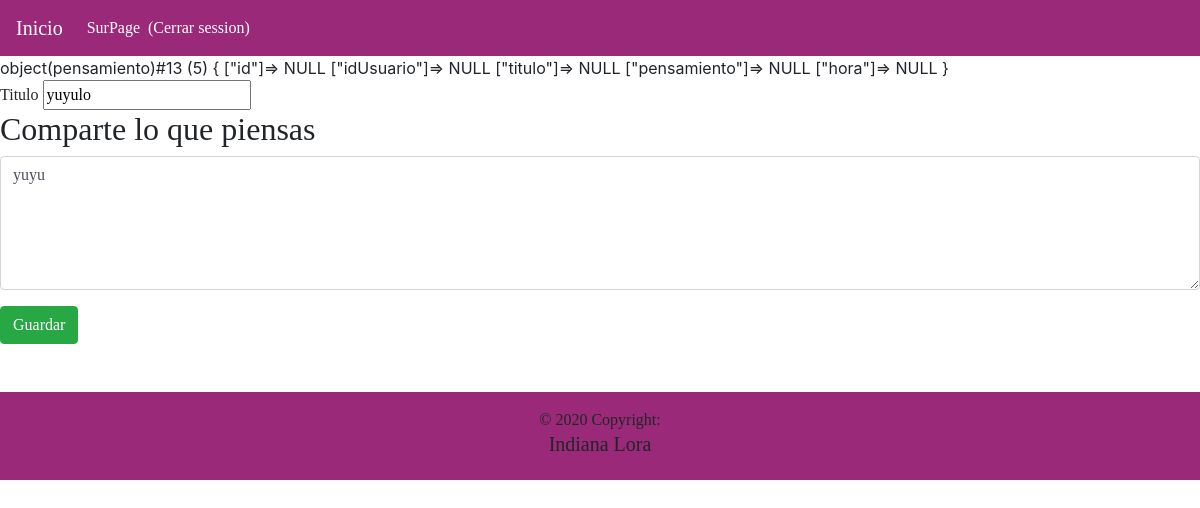
The page /editar.php on the database as committed earlier.
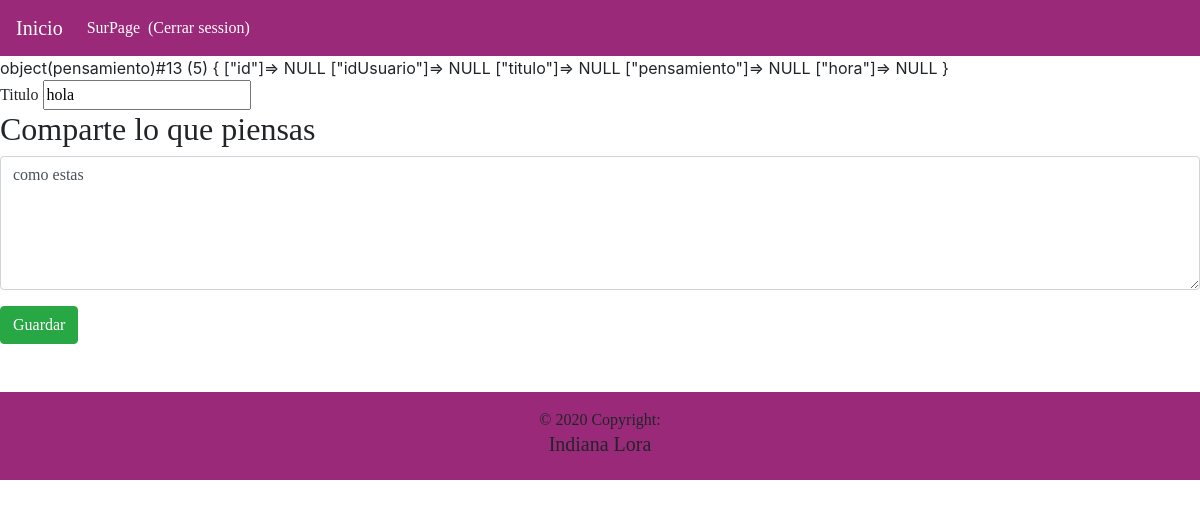
The same page on the database as committed later.
### tables this page shows
CREATE TABLE `publicaciones` (
  `idUsuario` int(100) NOT NULL,
  `titulo` varchar(100) DEFAULT NULL,
  `pensamiento` varchar(100) DEFAULT NULL,
  `hora` varchar(100) DEFAULT NULL
);

### database/fileHandler/registroContext.php (called while the page is built, shortened)
<?php
require_once '../Surface/database/fileHandler/Json.php';
class registroContext{
public function __construct($directory)
{
    $this->json= new Json("./database","configuration");
    $configuration = $this->json->ReadConfiguration();
    $this->db = new mysqli($configuration->server,$configuration->user,$configuration->password,$configuration->database);
}
}
?>

### database/fileHandler/Json.php (called while the page is built, shortened)
<?php
require_once '../Surface/database/fileHandler/registroContext.php';
class Json implements Ifile
{
    public function __construct($directory,$fileName)
    {
        $this->directory = $directory;
        $this->filename = $fileName;
    }
    public function ReadConfiguration()
    {
        $path= $this->directory."/".$this->filename .".json";
        if(file_exists($path)){
            $file = fopen($path,"r");
            $content=fread($file,filesize($path));
            return json_decode($content);
        }else{
            return false;
        }
    }
}

### publicaciones/Pdatabase.php (called while the page is built, shortened)
<?php
class Pdatabase implements Iregistro{
    private $context;
    public function __construct($directory)
    {
       $this->context = new registroContext($directory);
    }
    function GetList()
    {
       $listpublicaciones = array();
       $stmt = $this->context->db->prepare("select * from publicaciones");
        $stmt->execute();
        $result = $stmt->get_result();
        if($result->num_rows === 0){
            return $listpublicaciones ;
        }else{
            while($row = $result->fetch_object()){
                    $publicaciones = new pensamiento();
                    $publicaciones->idUsuario = $row->idUsuario;
                    $publicaciones->titulo = $row->titulo;
                    $publicaciones->pensamiento = $row->pensamiento;
                    $publicaciones->hora = $row->hora;
                    array_push($listpublicaciones,$publicaciones);
            }
        }
        return $listpublicaciones;
    }
 }

### editar.php (the view, shortened to what this page needs)
<!DOCTYPE html>
<html lang="en">
<head>
  <link rel="stylesheet" href="https://stackpath.bootstrapcdn.com/bootstrap/4.5.0/css/bootstrap.min.css">
  <link rel="stylesheet" href="css/style.css">
</head>
<body class="pokelist">
  <?php
  include('../Surface/boots/sheader.php');
  require_once '../Surface/database/fileHandler/registroContext.php';
  require_once '../Surface/publicaciones/Pdatabase.php';
  $services = new Pdatabase("../database");
  $listPublicaciones = $services->GetList();
  $newPensamiento = new pensamiento();
  $idUsuario=$_SESSION['usuario']->id;
  $tiempo = "porfin";
  foreach ($listPublicaciones as $value) {
      if ($idUsuario == $value->idUsuario) {
          $titulo = $value->titulo;
          $pensamiento = $value->pensamiento;
          $idUsuario = $value->idUsuario;
      }
      if (isset($_POST['titulo']) && isset($_POST['pensamiento'])) {
          $newPensamiento->initialize($idUsuario,$_POST['titulo'], $_POST['pensamiento'],$tiempo);
          $services->Update($idUsuario, $newPensamiento);
          header('Location:surPage.php');
          exit();
      }
  }
  var_dump($newPensamiento);
  ?>
  <form method="POST" action="editar.php">
    <div class="form-group">
     Titulo <input name="titulo" value="<?php echo $value->titulo;?>">
      <h2>Comparte lo que piensas<h2>
          <textarea class="form-control" name="pensamiento" rows="5"><?php echo $value->pensamiento;?></textarea>
    </div>
    <button type="submit" class="btn btn-success">Guardar</button>
  </form>
  <br>
  <br>
</body>
<?php
include('../Surface/boots/footer.php');
?>
</html>

### boots/sheader.php (shortened to what this page needs)
<nav class="navbar navbar-expand-lg navbar-dark " id="header">
  <a class="navbar-brand" href="index.php">Inicio</a>
  <div class="collapse navbar-collapse" id="navbarNavDropdown">
    <ul class="navbar-nav">
      <li class="nav-item active">
        <a class="nav-link" href="surPage.php">SurPage<span class="sr-only">(current)</span></a>
      </li>
    </ul>
    <div class="collapse navbar-collapse" id="navbarNavDropdown">
   <a href="logout.php" class="text-white">(Cerrar session)</a></li>
  </div>
  </div>
</nav>

### boots/footer.php
<footer class="page-footer" id="footer">
  <div class="footer-copyright text-center py-3">© 2020 Copyright:<h5>Indiana Lora</h5>
  </div>
</footer>

### css/style.css (style rules this page uses)
* { font-family: font-effect-anaglyph; }
#footer { background-color: rgb(155, 41, 121); }
#header { background-color: rgb(155, 41, 121); }

Rows that differ between the two databases and show on the page:
no longer on this page (row unchanged): publicaciones: titulo "yuyulo", pensamiento "yuyu"
added publicaciones: titulo "hola", pensamiento "como estas"
